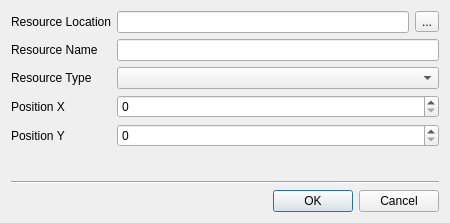
<?xml version="1.0" encoding="UTF-8"?>
<ui version="4.0">
 <class>EditTextureDetailsDialog</class>
 <widget class="QDialog" name="EditTextureDetailsDialog">
  <property name="geometry">
   <rect>
    <x>0</x>
    <y>0</y>
    <width>450</width>
    <height>223</height>
   </rect>
  </property>
  <property name="windowTitle">
   <string>Texture Details</string>
  </property>
  <layout class="QVBoxLayout" name="verticalLayout">
   <item>
    <layout class="QFormLayout" name="formLayout">
     <item row="1" column="0">
      <widget class="QLabel" name="label">
       <property name="text">
        <string>Resource Name</string>
       </property>
      </widget>
     </item>
     <item row="1" column="1">
      <widget class="QLineEdit" name="edtTextureName"/>
     </item>
     <item row="2" column="0">
      <widget class="QLabel" name="label_2">
       <property name="text">
        <string>Resource Type</string>
       </property>
      </widget>
     </item>
     <item row="2" column="1">
      <widget class="QComboBox" name="cbResourceType"/>
     </item>
     <item row="3" column="0">
      <widget class="QLabel" name="label_3">
       <property name="text">
        <string>Position X</string>
       </property>
      </widget>
     </item>
     <item row="3" column="1">
      <widget class="QSpinBox" name="spTextureX"/>
     </item>
     <item row="4" column="0">
      <widget class="QLabel" name="label_4">
       <property name="text">
        <string>Position Y</string>
       </property>
      </widget>
     </item>
     <item row="4" column="1">
      <widget class="QSpinBox" name="spTextureY"/>
     </item>
     <item row="0" column="0">
      <widget class="QLabel" name="label_5">
       <property name="text">
        <string>Resource Location</string>
       </property>
      </widget>
     </item>
     <item row="0" column="1">
      <layout class="QHBoxLayout" name="horizontalLayout">
       <item>
        <widget class="QLineEdit" name="edtTexturePath">
         <property name="readOnly">
          <bool>true</bool>
         </property>
        </widget>
       </item>
       <item>
        <widget class="QToolButton" name="toolButton">
         <property name="text">
          <string>...</string>
         </property>
        </widget>
       </item>
      </layout>
     </item>
    </layout>
   </item>
   <item>
    <widget class="Line" name="line">
     <property name="orientation">
      <enum>Qt::Horizontal</enum>
     </property>
    </widget>
   </item>
   <item>
    <widget class="QDialogButtonBox" name="buttonBox">
     <property name="orientation">
      <enum>Qt::Horizontal</enum>
     </property>
     <property name="standardButtons">
      <set>QDialogButtonBox::Cancel|QDialogButtonBox::Ok</set>
     </property>
    </widget>
   </item>
  </layout>
 </widget>
 <resources/>
 <connections>
  <connection>
   <sender>buttonBox</sender>
   <signal>accepted()</signal>
   <receiver>EditTextureDetailsDialog</receiver>
   <slot>accept()</slot>
   <hints>
    <hint type="sourcelabel">
     <x>248</x>
     <y>254</y>
    </hint>
    <hint type="destinationlabel">
     <x>157</x>
     <y>274</y>
    </hint>
   </hints>
  </connection>
  <connection>
   <sender>buttonBox</sender>
   <signal>rejected()</signal>
   <receiver>EditTextureDetailsDialog</receiver>
   <slot>reject()</slot>
   <hints>
    <hint type="sourcelabel">
     <x>316</x>
     <y>260</y>
    </hint>
    <hint type="destinationlabel">
     <x>286</x>
     <y>274</y>
    </hint>
   </hints>
  </connection>
 </connections>
</ui>
